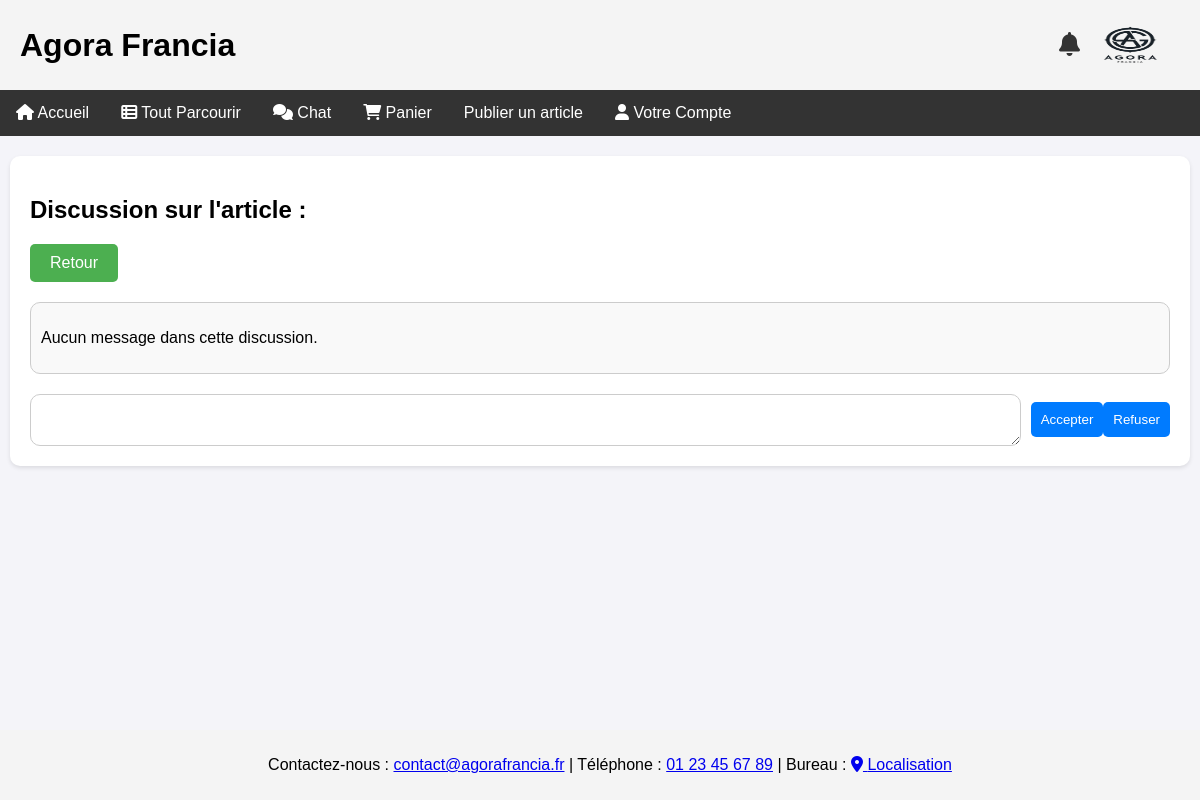
The page /discussion.php?article_id=9&vendeur_id=1 (signed in) on the database as committed earlier.
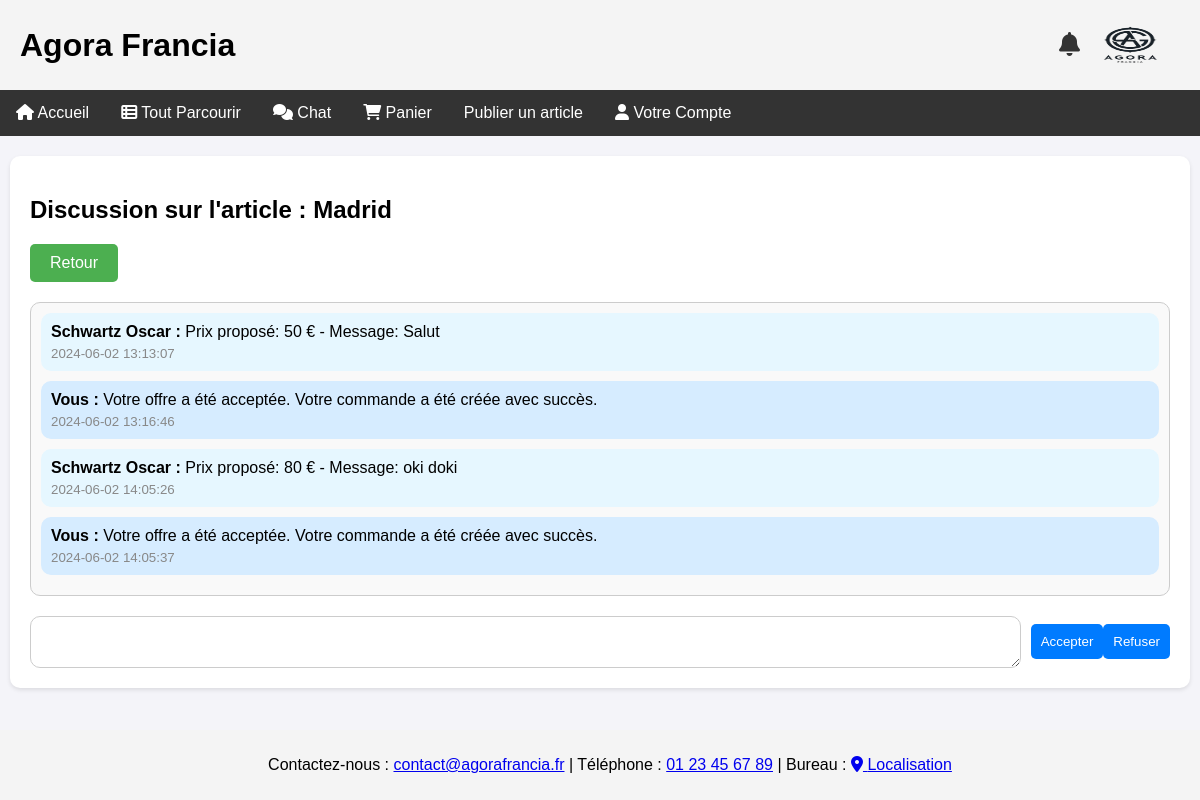
The same page on the database as committed later.
### tables this page shows
CREATE TABLE `articles` (
  `id` int(11) NOT NULL,
  `nom` varchar(100) DEFAULT NULL,
  `description` text DEFAULT NULL,
  `categorie` enum('meubles','objets_art','accessoire_vip','materiels_scolaires') DEFAULT NULL,
  `prix` decimal(10,2) DEFAULT NULL,
  `quantite` int(11) DEFAULT NULL,
  `vendeur_id` int(11) DEFAULT NULL,
  `date_ajout` timestamp NOT NULL DEFAULT current_timestamp(),
  `type_vente` enum('immediate','negociation','enchere') DEFAULT NULL,
  `etat` enum('neuf avec etiquette','neuf sans etiquette','tres bon etat','bon etat','satisfaisant') DEFAULT NULL,
  `photo` varchar(255) DEFAULT NULL,
  `video` varchar(255) DEFAULT NULL,
  `date_fin` timestamp NOT NULL DEFAULT current_timestamp()
);

CREATE TABLE `messagerie` (
  `id` int(11) NOT NULL,
  `user_id` int(11) NOT NULL,
  `vendeur_id` int(11) NOT NULL,
  `article_id` int(11) NOT NULL,
  `message` text NOT NULL,
  `timestamp` timestamp NOT NULL DEFAULT current_timestamp()
);

CREATE TABLE `utilisateurs` (
  `id` int(11) NOT NULL,
  `nom` varchar(50) DEFAULT NULL,
  `prenom` varchar(50) DEFAULT NULL,
  `email` varchar(100) DEFAULT NULL,
  `mot_de_passe` varchar(255) DEFAULT NULL,
  `adresse` text DEFAULT NULL,
  `ville` varchar(50) DEFAULT NULL,
  `code_postal` varchar(20) DEFAULT NULL,
  `pays` varchar(50) DEFAULT NULL,
  `type_utilisateur` enum('admin','vendeur','acheteur') DEFAULT NULL,
  `photo` varchar(255) DEFAULT NULL,
  `image_fond` varchar(255) DEFAULT NULL
);

### discussion.php (the view, shortened to what this page needs)
<?php
include 'db_connect.php';
$user_id = $_SESSION['user_id'];
$vendeur_id = isset($_GET['vendeur_id']) ? $_GET['vendeur_id'] : null;
$article_id = isset($_GET['article_id']) ? $_GET['article_id'] : null;
try {
    $stmt = $pdo->prepare("
        SELECT
            m.*,
            a.nom AS article_nom,
            u.nom AS vendeur_nom,
            u.prenom AS vendeur_prenom
        FROM messagerie m
        JOIN articles a ON m.article_id = a.id
        JOIN utilisateurs u ON m.vendeur_id = u.id
        WHERE m.article_id = ? AND (m.vendeur_id = ? OR m.user_id = ?)
        ORDER BY m.timestamp ASC
    ");
    $stmt->execute([$article_id, $vendeur_id, $user_id]);
    $messages = $stmt->fetchAll(PDO::FETCH_ASSOC);
} catch (PDOException $e) {
    echo "Erreur: " . $e->getMessage();
    die();
}
?>
<!DOCTYPE html>
<html lang="fr">
<head>
    <link href="style.css" rel="stylesheet" type="text/css" />
    <link rel="stylesheet" href="https://cdnjs.cloudflare.com/ajax/libs/font-awesome/6.0.0-beta3/css/all.min.css">
</head>
<body>
<div class="header">
    <h1>Agora Francia</h1>
    <div class="logo-notification">
        <a href="notifications.php" class="notification-icon"><i class="fas fa-bell"></i></a>
        <img src="logo.png" width="100" height="100" alt="logoAgora">
    </div>
</div>
<div class="navigation">
    <a href="index.html"><i class="fas fa-home"></i> Accueil</a>
    <a href="browse.php"><i class="fas fa-th-list"></i> Tout Parcourir</a>
    <a href="chat.php"><i class="fas fa-comments"></i> Chat</a>
    <a href="cart.php"><i class="fas fa-shopping-cart"></i> Panier</a>
    <?php if (isset($_SESSION['user_id'])): ?>
        <a href="publish_article.php">Publier un article</a>
    <?php endif; ?>
    <div class="dropdown">
        <a href="#votrecompte" class="dropbtn"><i class="fas fa-user"></i> Votre Compte</a>
    </div>
</div>
<div class="section">
    <h2>Discussion sur l'article : <?php echo htmlspecialchars($messages[0]['article_nom']); ?></h2>
    <a href="chat.php" class="btn-retour">Retour</a>
    <div class="messages">
        <?php if (count($messages) > 0): ?>
            <?php foreach ($messages as $message): ?>
                <div class="message">
                    <p><strong><?php echo ($message['user_id'] == $user_id) ? "Vous" : htmlspecialchars($message['vendeur_prenom'] . ' ' . $message['vendeur_nom']); ?> :</strong> <?php echo htmlspecialchars($message['message']); ?></p>
                    <p><small><?php echo htmlspecialchars($message['timestamp']); ?></small></p>
                </div>
            <?php endforeach; ?>
        <?php else: ?>
            <p>Aucun message dans cette discussion.</p>
        <?php endif; ?>
    </div>
    <form method="post" action="discussion.php?article_id=<?php echo $article_id; ?>&vendeur_id=<?php echo $vendeur_id; ?>">
        <textarea id="message" name="message" required></textarea>
        <?php if ($user_id == $vendeur_id): ?>
            <button type="submit" name="action" value="accept">Accepter</button>
            <button type="submit" name="action" value="reject">Refuser</button>
        <?php else: ?>
            <input type="number" name="montant_offre" placeholder="Montant de l'offre" required>
            <button type="submit" name="action" value="offer">Proposer</button>
        <?php endif; ?>
    </form>
</div>
<footer class="footer">
    <p>
        Contactez-nous : <a href="mailto:contact@agorafrancia.fr">contact@agorafrancia.fr</a> | Téléphone : <a href="tel:+33123456789">01 23 45 67 89</a> | Bureau : <a href="https://www.google.fr/maps/place/37+Quai+de+Grenelle,+75015+Paris/@48.8515004,2.2846575,17z/data=!3m1!4b1!4m6!3m5!1s0x47e6700497ee3ec5:0xdd60f514adcdb346!8m2!3d48.8515004!4d2.2872324?entry=ttu" target="_blank"><i class="fas fa-map-marker-alt"></i> Localisation</a>
    </p>
</footer>
</body>
</html>

Rows that differ between the two databases and show on the page:
now on this page (row edited): articles: nom "Madrid"
added messagerie: utilisateurs.prenom+nom "Schwartz Oscar", message "Prix proposé: 50 € - Message: Salut", timestamp "2024-06-02 13:13:07"
added messagerie: shows "Vous", message "Votre offre a été acceptée. Votre commande a été créée avec succès.", timestamp "2024-06-02 13:16:46"
added messagerie: utilisateurs.prenom+nom "Schwartz Oscar", message "Prix proposé: 80 € - Message: oki doki", timestamp "2024-06-02 14:05:26"
added messagerie: shows "Vous", message "Votre offre a été acceptée. Votre commande a été créée avec succès.", timestamp "2024-06-02 14:05:37"
Other text that changed with them:
text no longer shown: "Aucun message dans cette discussion."
